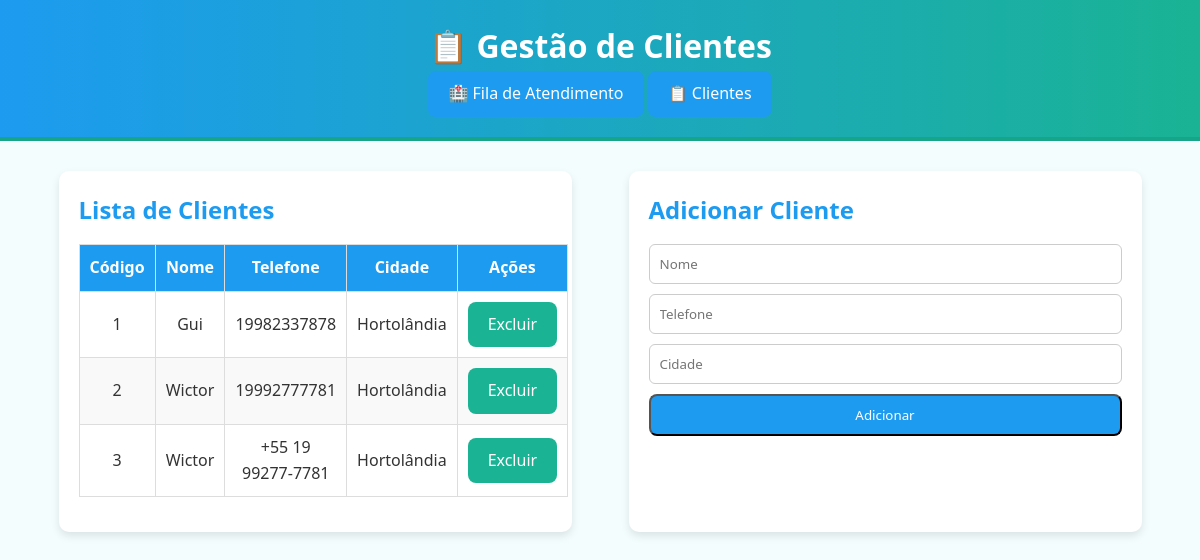
Before: /clientes with the older database file.
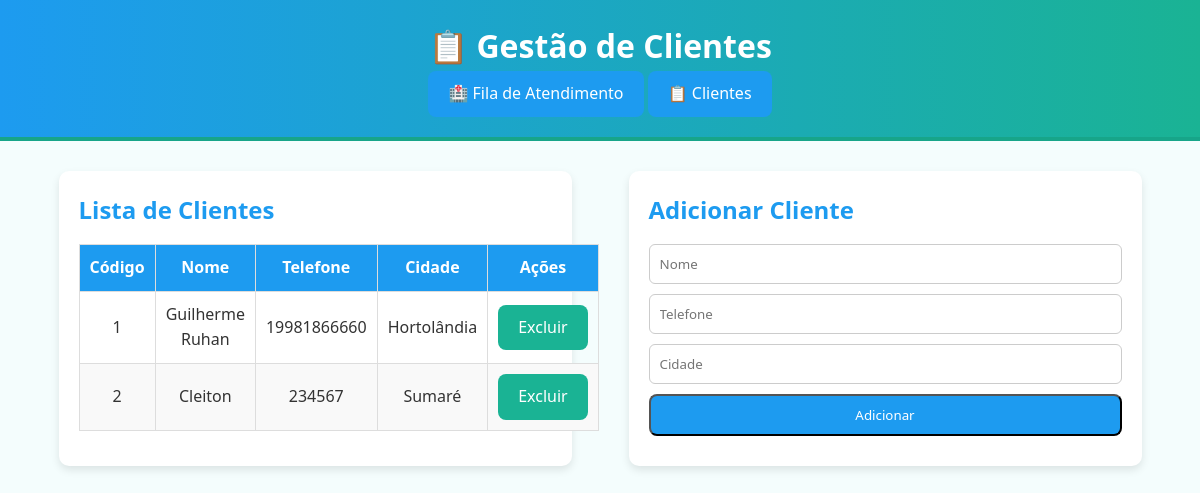
After: the same page with the newer database file.
### app.py (models this page shows)
class Cliente(db.Model):
    codigo = db.Column(db.Integer, primary_key=True, autoincrement=True)
    nome = db.Column(db.String(100), nullable=False)
    telefone = db.Column(db.String(20), unique=True)  # Telefones únicos!
    cidade = db.Column(db.String(50))

### app.py (the view)
@app.route('/clientes')
def lista_clientes():
    clientes = Cliente.query.all()
    return render_template('clientes.html', clientes=clientes)

### templates/clientes.html (shortened to what this page needs)
<!DOCTYPE html>
<html lang="pt-BR">
<head>
    <link rel="stylesheet" href="{{ url_for('static', filename='css/style.css') }}">
</head>
<body>
    <header>
        <h1>📋 Gestão de Clientes</h1>
        <nav>
            <a href="{{ url_for('index') }}" class="btn">🏥 Fila de Atendimento</a>
            <a href="{{ url_for('lista_clientes') }}" class="btn">📋 Clientes</a>
        </nav>
    </header>
    <main>
        <section class="clientes">
            <h2>Lista de Clientes</h2>
            {% if clientes %}
                <table>
                    <thead>
                        <tr>
                            <th>Código</th>
                            <th>Nome</th>
                            <th>Telefone</th>
                            <th>Cidade</th>
                            <th>Ações</th>
                        </tr>
                    </thead>
                    <tbody>
                        {% for cliente in clientes %}
                        <tr>
                            <td>{{ cliente.codigo }}</td>
                            <td>{{ cliente.nome }}</td>
                            <td>{{ cliente.telefone }}</td>
                            <td>{{ cliente.cidade }}</td>
                            <td>
                                <a href="{{ url_for('deletar_cliente', codigo=cliente.codigo) }}" class="btn atender">Excluir</a>
                            </td>
                        </tr>
                        {% endfor %}
                    </tbody>
                </table>
            {% else %}
                <p class="empty">Nenhum cliente cadastrado ainda.</p>
            {% endif %}
        </section>
        <section class="formulario">
            <h2>Adicionar Cliente</h2>
            <form action="{{ url_for('adicionar_cliente') }}" method="POST">
                <input type="text" name="nome" placeholder="Nome" required>
                <input type="text" name="telefone" placeholder="Telefone" required>
                <input type="text" name="cidade" placeholder="Cidade">
                <button type="submit" class="btn">Adicionar</button>
            </form>
        </section>
    </main>
</body>
</html>

Changed rows visible on the page:
removed Cliente: codigo "3", nome "Wictor", telefone "+55 19 99277-7781", cidade "Hortolândia"
changed Cliente "Hortolândia": nome "Gui" → "Guilherme Ruhan"; telefone "19982337878" → "19981866660"
changed Cliente id 2: nome "Wictor" → "Cleiton"; telefone "19992777781" → "234567"; cidade "Hortolândia" → "Sumaré"
